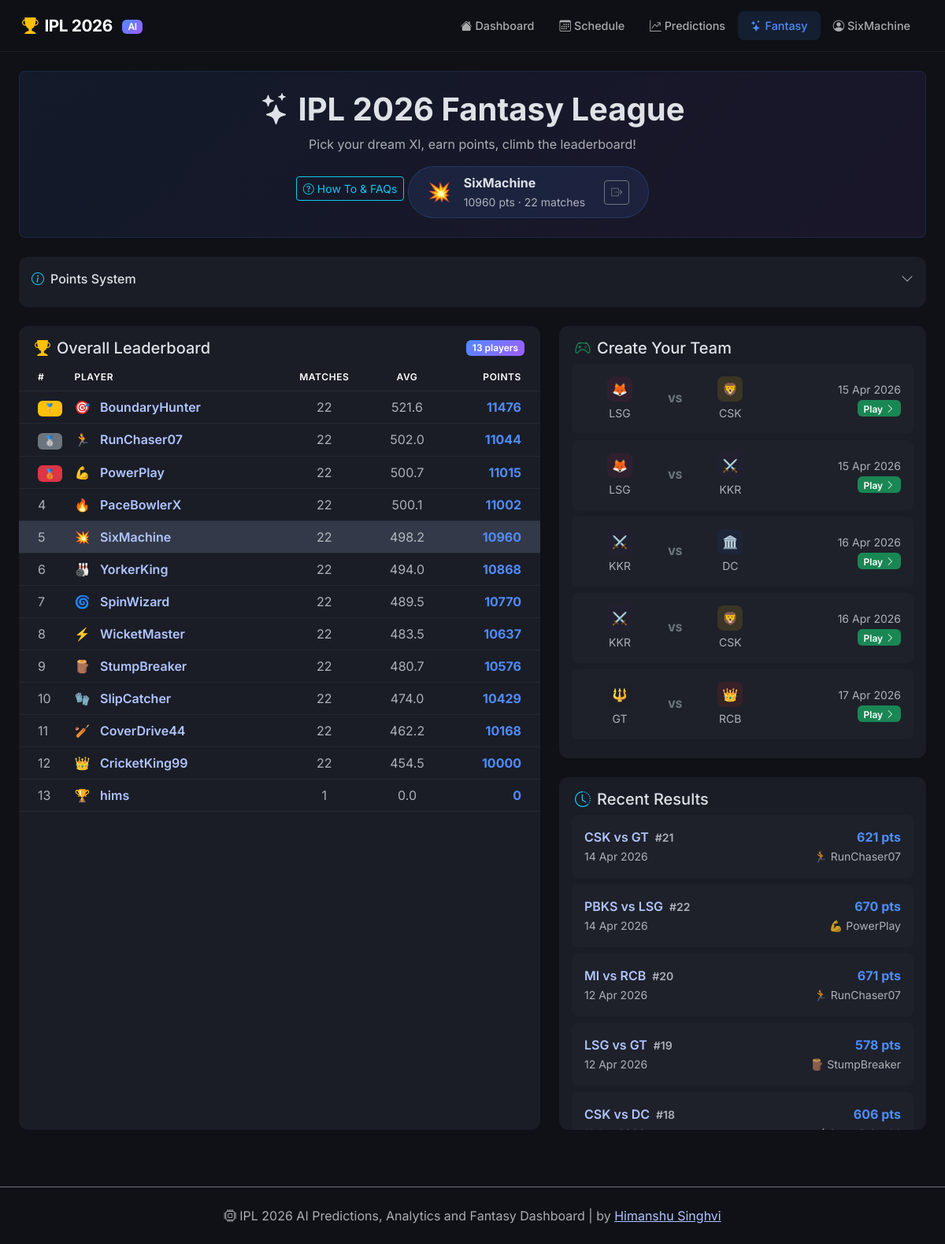
The page /fantasy (signed in) on the database its author committed.
### models.py (models this page shows, shortened)
class FantasyUser(db.Model):
    __tablename__ = 'fantasy_users'
    id = db.Column(db.Integer, primary_key=True)
    username = db.Column(db.String(50), unique=True, nullable=False)
    email = db.Column(db.String(120), unique=True, nullable=True)
    mobile_number = db.Column(db.String(20), unique=True, nullable=True)
    password_hash = db.Column(db.String(255), nullable=True)
    avatar_emoji = db.Column(db.String(10), default='🏏')
    total_points = db.Column(db.Integer, default=0)
    matches_played = db.Column(db.Integer, default=0)
    created_at = db.Column(db.DateTime, default=datetime.utcnow)
    last_login_at = db.Column(db.DateTime, nullable=True)
    teams = db.relationship('FantasyTeam', backref='user', lazy=True)

class Match(db.Model):
    __tablename__ = 'matches'
    id = db.Column(db.Integer, primary_key=True)
    match_number = db.Column(db.Integer)
    team1_id = db.Column(db.Integer, db.ForeignKey('teams.id'), nullable=False)
    team2_id = db.Column(db.Integer, db.ForeignKey('teams.id'), nullable=False)
    venue = db.Column(db.String(200))
    city = db.Column(db.String(100))
    date = db.Column(db.DateTime, nullable=False)
    stage = db.Column(db.String(30), default='League')  # League, Qualifier, Eliminator, Final
    status = db.Column(db.String(20), default='upcoming')  # upcoming, live, completed
    toss_winner_id = db.Column(db.Integer, db.ForeignKey('teams.id'), nullable=True)
    toss_decision = db.Column(db.String(10))  # bat, field
    winner_id = db.Column(db.Integer, db.ForeignKey('teams.id'), nullable=True)
    win_margin = db.Column(db.String(50))
    team1_score = db.Column(db.String(20))
    team2_score = db.Column(db.String(20))
    potm_id = db.Column(db.Integer, db.ForeignKey('players.id'), nullable=True)
    team1 = db.relationship('Team', foreign_keys=[team1_id])
    team2 = db.relationship('Team', foreign_keys=[team2_id])
    toss_winner = db.relationship('Team', foreign_keys=[toss_winner_id])
    winner = db.relationship('Team', foreign_keys=[winner_id])
    potm = db.relationship('Player', foreign_keys=[potm_id])
    scorecards = db.relationship('Scorecard', backref='match', lazy=True)

class Team(db.Model):
    __tablename__ = 'teams'
    id = db.Column(db.Integer, primary_key=True)
    name = db.Column(db.String(100), nullable=False)
    short_name = db.Column(db.String(10), nullable=False, unique=True)
    color = db.Column(db.String(7), default='#000000')
    logo_emoji = db.Column(db.String(10), default='🏏')
    home_ground = db.Column(db.String(200))
    titles_won = db.Column(db.Integer, default=0)
    matches_played_hist = db.Column(db.Integer, default=0)
    matches_won_hist = db.Column(db.Integer, default=0)
    players = db.relationship('Player', backref='team', lazy=True)

class FantasyTeam(db.Model):
    __tablename__ = 'fantasy_teams'
    id = db.Column(db.Integer, primary_key=True)
    user_id = db.Column(db.Integer, db.ForeignKey('fantasy_users.id'), nullable=False)
    match_id = db.Column(db.Integer, db.ForeignKey('matches.id'), nullable=False)
    total_points = db.Column(db.Integer, default=0)
    created_at = db.Column(db.DateTime, default=datetime.utcnow)
    players = db.relationship('FantasyTeamPlayer', backref='fantasy_team', lazy=True,
                              cascade='all, delete-orphan')
    match = db.relationship('Match', foreign_keys=[match_id])
    __table_args__ = (
        db.UniqueConstraint('user_id', 'match_id', name='uq_user_match'),
    )

### app.py (the view)
@app.route('/fantasy')
def fantasy():
    leaderboard = FantasyUser.query.order_by(FantasyUser.total_points.desc()).all()
    completed = Match.query.filter_by(status='completed').order_by(Match.date.desc()).all()
    upcoming = Match.query.filter_by(status='upcoming').order_by(Match.date).limit(10).all()
    match_winners = {}
    for m in completed:
        top_team = (FantasyTeam.query
                    .filter_by(match_id=m.id)
                    .order_by(FantasyTeam.total_points.desc())
                    .first())
        if top_team:
            match_winners[m.id] = top_team
    current_user = current_fantasy_user()
    return render_template('fantasy.html',
                           leaderboard=leaderboard,
                           completed_matches=completed,
                           upcoming_matches=upcoming,
                           match_winners=match_winners,
                           current_user=current_user)

### templates/fantasy.html (shortened to what this page needs)
{% extends "base.html" %}
{% block content %}
<div class="fantasy-page">
    <div class="fantasy-hero mb-4 p-4 rounded-3 text-center">
        <h1 class="fw-bold mb-2"><i class="bi bi-stars me-2"></i>IPL 2026 Fantasy League</h1>
        <p class="text-muted mb-3">Pick your dream XI, earn points, climb the leaderboard!</p>
        <button class="btn btn-sm btn-outline-info mb-3"
                type="button"
                data-bs-toggle="modal"
                data-bs-target="#fantasyHelpModal">
            <i class="bi bi-question-circle me-1"></i>How To & FAQs
        </button>
        {% if current_user %}
        <div class="d-inline-flex align-items-center gap-3 fantasy-user-badge px-4 py-2 rounded-pill">
            <span class="fs-4">{{ current_user.avatar_emoji }}</span>
            <div class="text-start">
                <div class="fw-bold">{{ current_user.username }}</div>
                <small class="text-muted">{{ current_user.total_points }} pts &middot; {{ current_user.matches_played }} matches</small>
            </div>
            <a href="{{ url_for('fantasy_logout') }}" class="btn btn-sm btn-outline-secondary ms-2">
                <i class="bi bi-box-arrow-right"></i>
            </a>
        </div>
        {% endif %}
    </div>
    <div class="card border-0 mb-4">
        <div class="card-body p-3">
            <div class="d-flex align-items-center justify-content-between mb-2 cursor-pointer" data-bs-toggle="collapse" data-bs-target="#pointsSystem" role="button">
                <h6 class="mb-0"><i class="bi bi-info-circle me-2 text-info"></i>Points System</h6>
                <i class="bi bi-chevron-down text-muted"></i>
            </div>
        </div>
    </div>
    <div class="row g-4">
        <div class="col-lg-7">
            <div class="card border-0 h-100">
                <div class="card-header bg-transparent border-0 d-flex align-items-center justify-content-between">
                    <h5 class="mb-0"><i class="bi bi-trophy-fill text-warning me-2"></i>Overall Leaderboard</h5>
                    <span class="badge bg-fantasy">{{ leaderboard|length }} players</span>
                </div>
                <div class="card-body p-0">
                    <div class="table-responsive">
                        <table class="table table-hover mb-0">
                            <thead>
                                <tr>
                                    <th class="ps-4" style="width:50px">#</th>
                                    <th>Player</th>
                                    <th class="text-center">Matches</th>
                                    <th class="text-center">Avg</th>
                                    <th class="text-end pe-4">Points</th>
                                </tr>
                            </thead>
                            <tbody>
                                {% for user in leaderboard %}
                                <tr class="{% if current_user and current_user.id == user.id %}table-active fantasy-highlight{% endif %}">
                                    <td class="ps-4">
                                        {% if loop.index == 1 %}
                                        <span class="badge bg-warning text-dark">🥇</span>
                                        {% elif loop.index == 2 %}
                                        <span class="badge bg-secondary">🥈</span>
                                        {% elif loop.index == 3 %}
                                        <span class="badge bg-danger">🥉</span>
                                        {% else %}
                                        <span class="text-muted">{{ loop.index }}</span>
                                        {% endif %}
                                    </td>
                                    <td>
                                        <a href="{{ url_for('fantasy_user_profile', user_id=user.id) }}" class="text-decoration-none">
                                            <span class="me-2">{{ user.avatar_emoji }}</span>
                                            <span class="fw-semibold">{{ user.username }}</span>
                                        </a>
                                    </td>
                                    <td class="text-center text-muted">{{ user.matches_played }}</td>
                                    <td class="text-center text-muted">
                                        {{ (user.total_points / user.matches_played)|round(1) if user.matches_played > 0 else 0 }}
                                    </td>
                                    <td class="text-end pe-4">
                                        <span class="fw-bold fantasy-points">{{ user.total_points }}</span>
                                    </td>
                                </tr>
                                {% endfor %}
                            </tbody>
                        </table>
                    </div>
                </div>
            </div>
        </div>
        <div class="col-lg-5">
            {% if upcoming_matches %}
            <div class="card border-0 mb-4">
                <div class="card-header bg-transparent border-0">
                    <h5 class="mb-0"><i class="bi bi-controller text-success me-2"></i>Create Your Team</h5>
                </div>
                <div class="card-body pt-0">
                    {% for match in upcoming_matches[:5] %}
                    <a href="{{ url_for('fantasy_match', match_id=match.id) }}" class="d-flex align-items-center justify-content-between p-3 rounded-3 mb-2 text-decoration-none fantasy-match-link">
                        <div class="d-flex align-items-center gap-3">
                            <div class="text-center" style="min-width:90px">
                                <span class="team-badge" style="background:{{ match.team1.color }}20; color:{{ match.team1.color }}">{{ match.team1.logo_emoji }}</span>
                                <small class="d-block text-muted mt-1">{{ match.team1.short_name }}</small>
                            </div>
                            <span class="vs-badge">VS</span>
                            <div class="text-center" style="min-width:90px">
                                <span class="team-badge" style="background:{{ match.team2.color }}20; color:{{ match.team2.color }}">{{ match.team2.logo_emoji }}</span>
                                <small class="d-block text-muted mt-1">{{ match.team2.short_name }}</small>
                            </div>
                        </div>
                        <div class="text-end">
                            <small class="text-muted d-block">{{ match.date|datefmt }}</small>
                            <span class="badge bg-success">Play <i class="bi bi-chevron-right"></i></span>
                        </div>
                    </a>
                    {% endfor %}
                </div>
            </div>
            {% endif %}
            <div class="card border-0">
                <div class="card-header bg-transparent border-0">
                    <h5 class="mb-0"><i class="bi bi-clock-history text-info me-2"></i>Recent Results</h5>
                </div>
                <div class="card-body pt-0" style="max-height:400px; overflow-y:auto">
                    {% for match in completed_matches[:10] %}
                    <a href="{{ url_for('fantasy_match', match_id=match.id) }}" class="d-flex align-items-center justify-content-between p-3 rounded-3 mb-2 text-decoration-none fantasy-match-link">
                        <div>
                            <div class="fw-semibold">
                                {{ match.team1.short_name }} vs {{ match.team2.short_name }}
                                <small class="text-muted ms-1">#{{ match.match_number }}</small>
                            </div>
                            <small class="text-muted">{{ match.date|datefmt }}</small>
                        </div>
                        <div class="text-end">
                            {% if match.id in match_winners %}
                            <div class="fw-bold fantasy-points">{{ match_winners[match.id].total_points }} pts</div>
                            <small class="text-muted">{{ match_winners[match.id].user.avatar_emoji }} {{ match_winners[match.id].user.username }}</small>
                            {% else %}
                            <small class="text-muted">No entries</small>
                            {% endif %}
                        </div>
                    </a>
                    {% endfor %}
                </div>
            </div>
        </div>
    </div>
</div>
{% endblock %}

### templates/base.html (shortened to what this page needs)
<!DOCTYPE html>
<html lang="en" data-bs-theme="dark">
<head>
    <link href="https://cdn.jsdelivr.net/npm/bootstrap@5.3.3/dist/css/bootstrap.min.css" rel="stylesheet">
    <link href="https://cdn.jsdelivr.net/npm/bootstrap-icons@1.11.3/font/bootstrap-icons.min.css" rel="stylesheet">
    <link href="{{ url_for('static', filename='css/style.css') }}" rel="stylesheet">
</head>
<body>
    <nav class="navbar navbar-expand-lg sticky-top">
        <div class="container-fluid">
            <a class="navbar-brand fw-bold" href="/">
                <i class="bi bi-trophy-fill text-warning me-2"></i>IPL 2026 <span class="badge bg-gradient-primary ms-2">AI</span>
            </a>
            <div class="collapse navbar-collapse" id="navbarNav">
                <ul class="navbar-nav ms-auto">
                    <li class="nav-item">
                        <a class="nav-link {% if request.path == '/' %}active{% endif %}" href="/">
                            <i class="bi bi-house-fill me-1"></i>Dashboard
                        </a>
                    </li>
                    <li class="nav-item">
                        <a class="nav-link {% if request.path == '/schedule' %}active{% endif %}" href="/schedule">
                            <i class="bi bi-calendar3 me-1"></i>Schedule
                        </a>
                    </li>
                    <li class="nav-item">
                        <a class="nav-link {% if request.path == '/predictions' %}active{% endif %}" href="/predictions">
                            <i class="bi bi-graph-up-arrow me-1"></i>Predictions
                        </a>
                    </li>
                    <li class="nav-item">
                        <a class="nav-link {% if '/fantasy' in request.path %}active{% endif %}" href="/fantasy">
                            <i class="bi bi-stars me-1"></i>Fantasy
                        </a>
                    </li>
                    <li class="nav-item">
                        <button class="nav-link btn btn-link text-decoration-none {% if request.args.get('account') == '1' %}active{% endif %}"
                                type="button"
                                data-bs-toggle="offcanvas"
                                data-bs-target="#accountPanel"
                                aria-controls="accountPanel">
                            <i class="bi bi-person-circle me-1"></i>{% if auth_user %}{{ auth_user.username }}{% else %}Account{% endif %}
                        </button>
                    </li>
                </ul>
            </div>
        </div>
    </nav>
    <main class="container-fluid px-3 px-lg-4 py-4">
        {% block content %}{% endblock %}
    </main>
    <footer class="text-center py-4 mt-5 border-top border-secondary">
        <p class="text-muted mb-0">
            <i class="bi bi-cpu me-1"></i>IPL 2026 AI Predictions, Analytics and Fantasy Dashboard | by
            <a href="https://www.linkedin.com/in/himanshu-singhvi-2122b1269/">Himanshu Singhvi</a>
        </p>
    </footer>
</body>
</html>

### rows shown on the page
FantasyUser: username "SixMachine", avatar_emoji "💥", total_points "10960", matches_played "22", matches_played+total_points "498.2"
FantasyUser: avatar_emoji "🎯", username "BoundaryHunter", matches_played "22", matches_played+total_points "521.6", total_points "11476"
FantasyUser: avatar_emoji "🏃", username "RunChaser07", matches_played "22", matches_played+total_points "502.0", total_points "11044"
FantasyUser: avatar_emoji "💪", username "PowerPlay", matches_played "22", matches_played+total_points "500.7", total_points "11015"
FantasyUser: avatar_emoji "🔥", username "PaceBowlerX", matches_played "22", matches_played+total_points "500.1", total_points "11002"
FantasyUser: avatar_emoji "🎳", username "YorkerKing", matches_played "22", matches_played+total_points "494.0", total_points "10868"
FantasyUser: avatar_emoji "🌀", username "SpinWizard", matches_played "22", matches_played+total_points "489.5", total_points "10770"
FantasyUser: avatar_emoji "⚡", username "WicketMaster", matches_played "22", matches_played+total_points "483.5", total_points "10637"
FantasyUser: avatar_emoji "🪵", username "StumpBreaker", matches_played "22", matches_played+total_points "480.7", total_points "10576"
FantasyUser: avatar_emoji "🧤", username "SlipCatcher", matches_played "22", matches_played+total_points "474.0", total_points "10429"
FantasyUser: avatar_emoji "🏏", username "CoverDrive44", matches_played "22", matches_played+total_points "462.2", total_points "10168"
FantasyUser: avatar_emoji "👑", username "CricketKing99", matches_played "22", matches_played+total_points "454.5", total_points "10000"
FantasyUser: avatar_emoji "🏆", username "hims", matches_played "1", matches_played+total_points "0.0", total_points "0"
Match: team1.logo_emoji "🦊", team1.short_name "LSG", team2.logo_emoji "🦁", team2.short_name "CSK", date "15 Apr 2026"
Match: team1.logo_emoji "🦊", team1.short_name "LSG", team2.logo_emoji "⚔️", team2.short_name "KKR", date "15 Apr 2026"
Match: team1.logo_emoji "⚔️", team1.short_name "KKR", team2.logo_emoji "🏛️", team2.short_name "DC", date "16 Apr 2026"
Match: team1.logo_emoji "⚔️", team1.short_name "KKR", team2.logo_emoji "🦁", team2.short_name "CSK", date "16 Apr 2026"
Match: team1.logo_emoji "🔱", team1.short_name "GT", team2.logo_emoji "👑", team2.short_name "RCB", date "17 Apr 2026"
Match: team1.short_name "CSK", team2.short_name "GT", match_number "21", date "14 Apr 2026"
FantasyTeam: total_points "621"
Match: team1.short_name "PBKS", team2.short_name "LSG", match_number "22", date "14 Apr 2026"
FantasyTeam: total_points "670"
Match: team1.short_name "MI", team2.short_name "RCB", match_number "20", date "12 Apr 2026"
FantasyTeam: total_points "671"
Match: team1.short_name "LSG", team2.short_name "GT", match_number "19", date "12 Apr 2026"
FantasyTeam: total_points "578"
Match: team1.short_name "CSK", team2.short_name "DC", match_number "18"
FantasyTeam: total_points "606"

### other values the page prints
{{ leaderboard|length }} "13"
